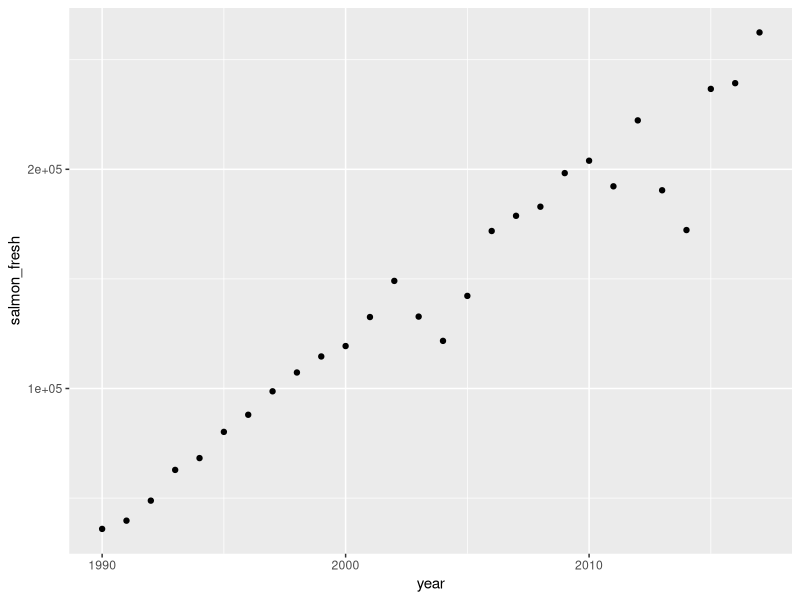
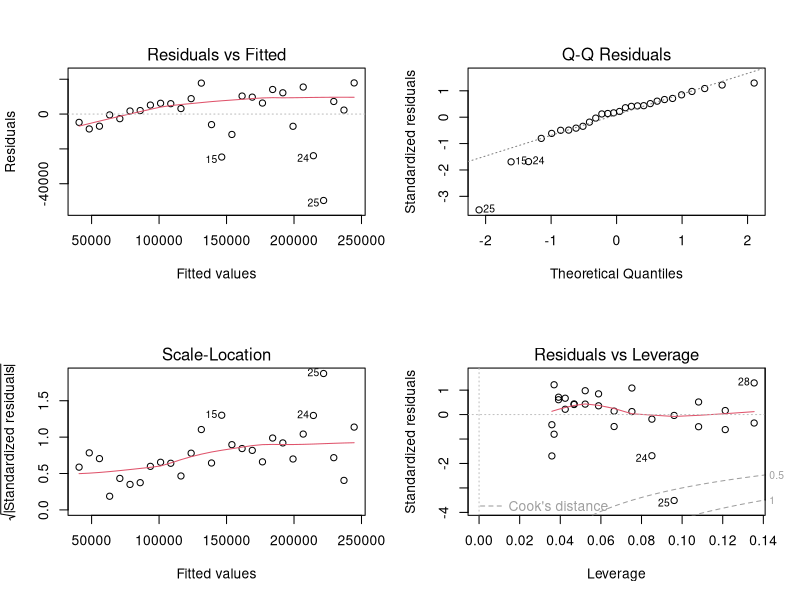
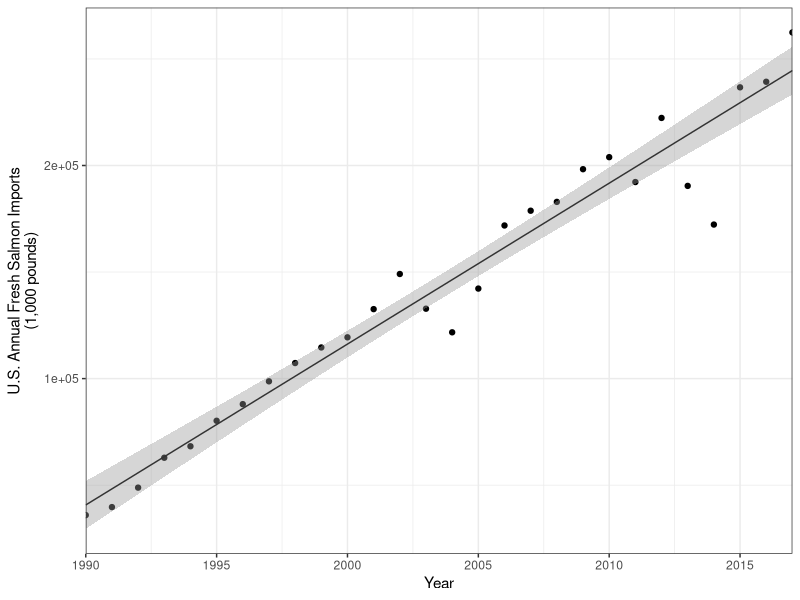

The R script that drew these images, in order:
## ---- chunk 1
knitr::opts_chunk$set(echo = TRUE)
## ---- chunk 2

library(tidyverse)

salmon <- read_csv("salmon_imports_simple.csv") %>% 
  select("year","salmon_fresh")

## ---- chunk 3
#Creating scatterplot

salmon_scatter <- ggplot(salmon, aes(x=year, y = salmon_fresh)) + 
  geom_point()
salmon_scatter

# Data is potenially linear. There are two sharp dips in linear trend that may suggest otherwise.

## ---- chunk 4
# Regression analysis

salmon_model <- lm(salmon_fresh ~ year, data = salmon)
salmon_model

# salmon_fresh = 7550(year) - 14982940
# The slope means that for every year, there is a 7,550,000 pound increase in fresh salmon imports \
# The y-intercept in this case means that at year 0, this model projects there to be -14982940000 lbs of fresh salmon imported
# This prevents us from extrapolating past values
## ---- chunk 5
par(mfrow = c(2,2))
plot(salmon_model)

# The data appear to have some  heteroscedasticity (data appears tighter at lower years)
# Data spread appears linear


## ---- chunk 6

summary(salmon_model)

#Does year significantly predict salmon imports?
#What does the R2 value actually mean in words?
#What proportion of the variance in salmon imports is NOT explained by year?

# With a p-value < 0.001, the year significantly predicts salmon imports
# The R^2 value means: 94% of variance in fresh slmon imported is explaind by year
# 6% of variance in salmon imports is NOT explained by year

## ---- chunk 7

salmon_final_graph <- ggplot(salmon, aes(x = year, y = salmon_fresh)) +
geom_point() +
geom_smooth(method = lm, se = TRUE, size = 0.5, color = "gray20") +
theme_bw() +
scale_x_continuous(expand = c(0,0), limits = c(1990, 2017)) +
labs(x = "Year", y = "U.S. Annual Fresh Salmon Imports\n(1,000 pounds)")

salmon_final_graph

## ---- chunk 8

new_years <- data.frame(year = c(2022, 2024, 2026, 2028))

future_predict <- predict(salmon_model, newdata = new_years, interval = "confidence")
future_predict

salmon_pearsons <- cor.test(salmon$year,salmon$salmon_fresh)
salmon_pearsons

# There is a strong positive correlation between year and fresh salmon imported


